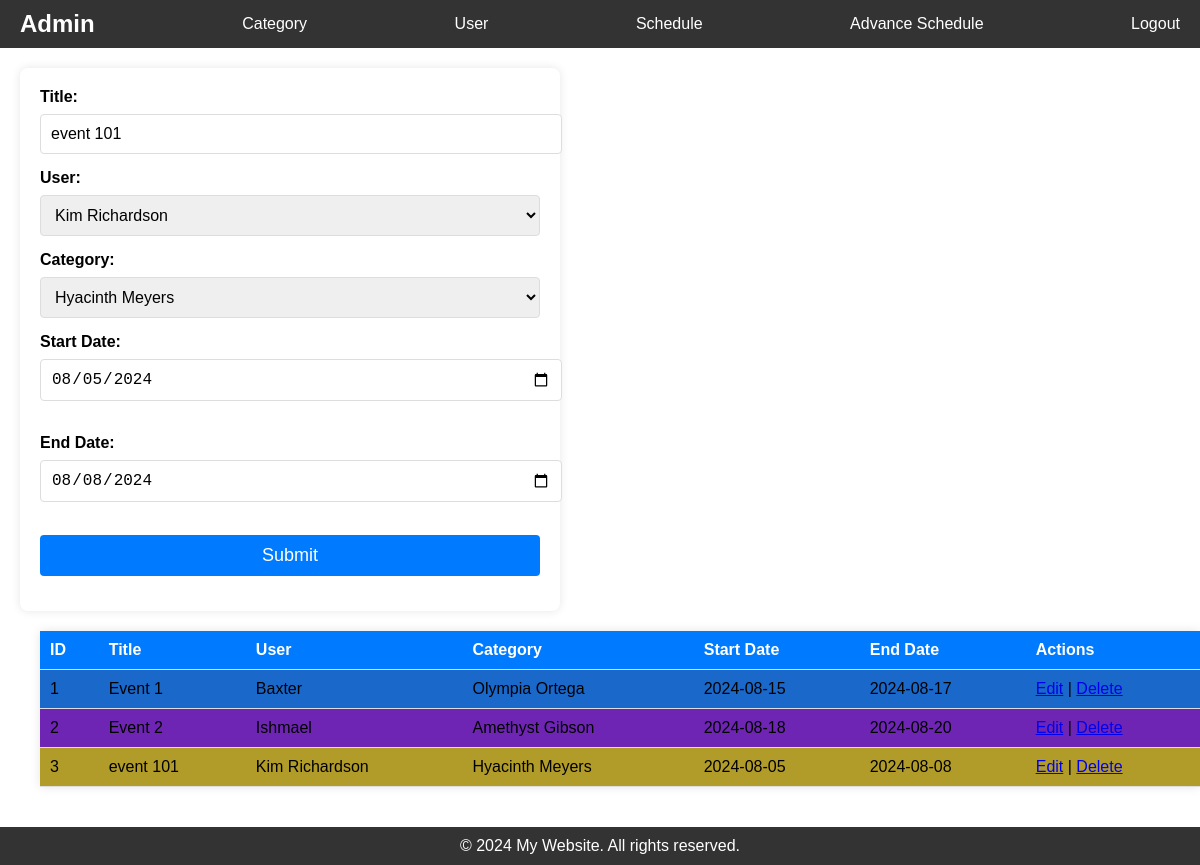
/schedule.php?id=3 (signed in), run on the app's committed database.
### tables this page shows
CREATE TABLE `schedules` (
  `id` int(11) NOT NULL,
  `title` varchar(45) NOT NULL,
  `user_id` int(11) NOT NULL,
  `cat_id` int(11) NOT NULL,
  `start_date` date NOT NULL,
  `end_date` date NOT NULL
);

CREATE TABLE `users` (
  `id` int(11) NOT NULL,
  `name` varchar(45) NOT NULL,
  `team` varchar(45) NOT NULL
);

CREATE TABLE `categories` (
  `id` int(11) NOT NULL,
  `name` varchar(45) NOT NULL,
  `color` varchar(45) NOT NULL
);

### config/connection.php (called while the page is built, shortened)
<?php
$table_cat = "categories";
$table_user = "users";
$table_sch = "schedules";
?>

### schedule.php (the view, shortened to what this page needs)
<?php
require './config/connection.php';
require './include/head.php';
require './include/header.php';
$data = [];
if (isset($_GET['id']) && !empty($_GET['id'])) {
    $id = $conn->real_escape_string($_GET['id']);
    $sql = "SELECT * FROM `$table_sch` WHERE id = $id";
    $result = $conn->query($sql);
    if ($result) {
        $data = $result->fetch_assoc();
    }
}
$sql = "SELECT `$table_sch`.*, `$table_user`.name AS userName, `$table_cat`.name AS catName, `$table_cat`.color AS catcolor
FROM `$table_sch`
INNER JOIN `$table_user` ON `$table_sch`.user_id = `$table_user`.id
INNER JOIN `$table_cat` ON `$table_sch`.cat_id = `$table_cat`.id";
$result = $conn->query($sql);
$records = ($result && $result->num_rows > 0) ? $result->fetch_all(MYSQLI_ASSOC) : [];
$sql_user = "SELECT * FROM `$table_user`";
$result_user = $conn->query($sql_user);
$users = ($result_user && $result_user->num_rows > 0) ? $result_user->fetch_all(MYSQLI_ASSOC) : [];
$sql_cat = "SELECT * FROM `$table_cat`";
$result_cat = $conn->query($sql_cat);
$cats = ($result_cat && $result_cat->num_rows > 0) ? $result_cat->fetch_all(MYSQLI_ASSOC) : [];
?>
<main>
    <section>
        <form action="process/schedule/insert.php" method="post">
            <label for="title">Title: </label>
            <input type="text" id="title" name="title" value="<?= isset($data['title']) ? htmlspecialchars($data['title']) : '' ?>" required><br>
            <label for="user_id">User: </label>
            <select name="user_id" required>
                <?php foreach ($users as $user): ?>
                    <option value="<?= htmlspecialchars($user['id']) ?>" <?= isset($data['user_id']) && $data['user_id'] == $user['id'] ? 'selected' : '' ?>>
                        <?= htmlspecialchars($user['name']) ?>
                    </option>
                <?php endforeach; ?>
            </select>
            <label for="cat_id">Category: </label>
            <select name="cat_id" required>
                <?php foreach ($cats as $cat): ?>
                    <option value="<?= htmlspecialchars($cat['id']) ?>" <?= isset($data['cat_id']) && $data['cat_id'] == $cat['id'] ? 'selected' : '' ?>>
                        <?= htmlspecialchars($cat['name'])  ?>
                    </option>
                <?php endforeach; ?>
            </select>
            <label for="start_date">Start Date: </label>
            <input type="date" id="start_date" name="start_date" value="<?= isset($data['start_date']) ? htmlspecialchars($data['start_date']) : '' ?>" required><br><br>
            <label for="end_date">End Date: </label>
            <input type="date" id="end_date" name="end_date" value="<?= isset($data['end_date']) ? htmlspecialchars($data['end_date']) : '' ?>" required><br><br>
            <button type="submit">Submit</button>
        </form>
    </section>
    <section>
        <table>
            <thead>
                <tr>
                    <th>ID</th>
                    <th>Title</th>
                    <th>User</th>
                    <th>Category</th>
                    <th>Start Date</th>
                    <th>End Date</th>
                    <th>Actions</th>
                </tr>
            </thead>
            <tbody>
                <?php if (!empty($records)): ?>
                    <?php foreach ($records as $row): ?>
                        <tr style="background-color: <?= htmlspecialchars($row['catcolor']) ?>;">
                            <td><?= htmlspecialchars($row['id']) ?></td>
                            <td><?= htmlspecialchars($row['title']) ?></td>
                            <td><?= htmlspecialchars($row['userName']) ?></td>
                            <td><?= htmlspecialchars($row['catName']) ?></td>
                            <td><?= htmlspecialchars($row['start_date']) ?></td>
                            <td><?= htmlspecialchars($row['end_date']) ?></td>
                            <td>
                                <a href='schedule.php?id=<?= htmlspecialchars($row['id']) ?>'>Edit</a> |
                                <a href='process/schedule/delete.php?id=<?= htmlspecialchars($row['id']) ?>' onclick="return confirm('Are you sure?');">Delete</a>
                            </td>
                        </tr>
                    <?php endforeach; ?>
                <?php else: ?>
                    <tr>
                        <td colspan="4">No Schedule found.</td>
                    </tr>
                <?php endif; ?>
            </tbody>
        </table>
    </section>
</main>
<?php require './include/footer.php'; ?>

### assets/css/home.css (style rules this page uses)
html, body { height: 100%; margin: 0; padding: 0; }
body { display: flex; flex-direction: column; font-family: Arial, sans-serif; }
main { flex: 1; padding: 20px; }
section { margin-bottom: 20px; }

### assets/css/form.css (style rules this page uses)
form { background: #fff; padding: 20px; border-radius: 8px; box-shadow: 0 0 10px rgba(0, 0, 0, 0.1); width: 100%; max-width: 500px; }
label { display: block; margin-bottom: 8px; font-weight: bold; }
input[type="text"], input[type="date"], select, button { width: 100%; padding: 10px; margin-bottom: 15px; border: 1px solid #ddd; border-radius: 4px; font-size: 16px; }
button { background-color: #007bff; color: white; border: none; cursor: pointer; font-size: 18px; }

### assets/css/table.css (style rules this page uses)
table { width: 100%; max-width: 1200px; margin: 20px; border-collapse: collapse; background-color: #fff; box-shadow: 0 0 10px rgba(0, 0, 0, 0.1); }
thead { background-color: #007bff; color: white; }
th, td { padding: 10px; text-align: left; border-bottom: 1px solid #ddd; }
th { font-weight: bold; }
tr:nth-child(even) { background-color: #f9f9f9; }

### data on the page
schedules: title "event 101", user_id "Kim Richardson", cat_id "Hyacinth Meyers", start_date "08/05/2024", end_date "08/08/2024", id "3", user.name "Kim Richardson", cat.name "Hyacinth Meyers", start_date "2024-08-05", end_date "2024-08-08"
schedules: id "1", title "Event 1", user.name "Baxter", cat.name "Olympia Ortega", start_date "2024-08-15", end_date "2024-08-17"
schedules: id "2", title "Event 2", user.name "Ishmael", cat.name "Amethyst Gibson", start_date "2024-08-18", end_date "2024-08-20"

### other printed values
$_SESSION['ADMINNAME'] "Admin"
